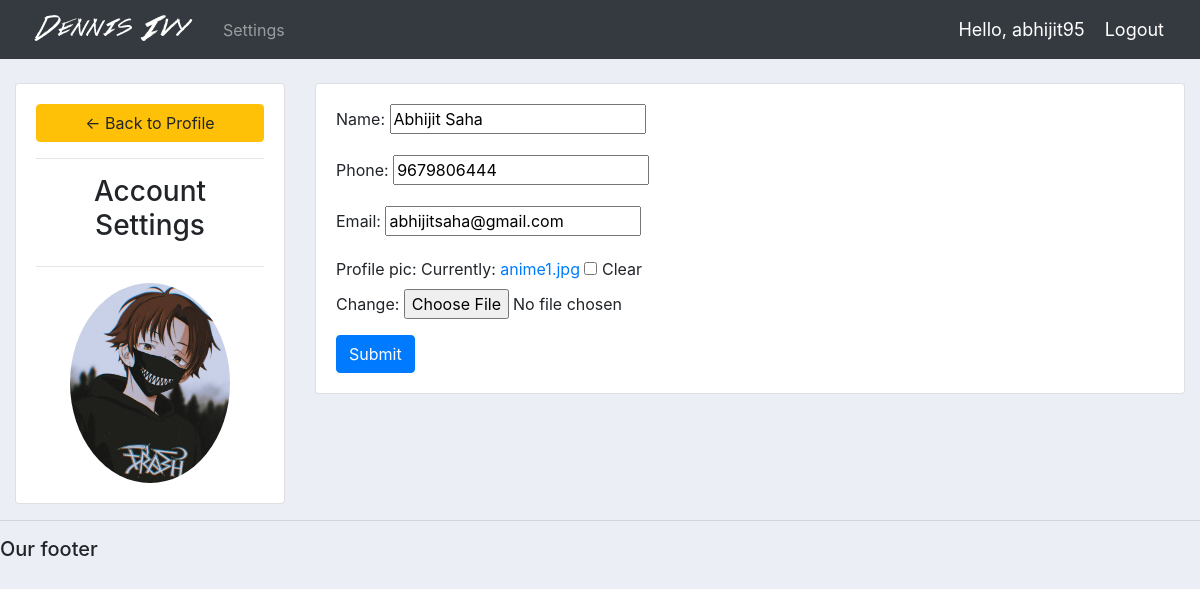
Screenshot of /account/ (signed in) with the database file from the repository.
### basicapp/models.py (models this page shows, shortened)
class Customer(models.Model):
    user = models.OneToOneField(User, null=True,blank=True, on_delete=models.CASCADE)
    name = models.CharField(max_length=200, null=True)
    phone = models.CharField(max_length=200, null=True)
    email = models.EmailField(max_length=200, null=True)
    profile_pic = models.ImageField(default="dummy1.jpg",null=True,blank=True)
    date_created = models.DateTimeField(auto_now_add=True, null=True)

### basicapp/decorators.py (the view)
        def wrapper_func(request,*args,**kwargs):
            group = None
            if request.user.groups.exists():
                group = request.user.groups.all()[0].name
            if group in allowed_roles:
                return view_func(request,*args,**kwargs)
            else:
                return HttpResponse("You're not allowed to view this page")

### basicapp/forms.py
class CustomerForm(ModelForm):
	class Meta:
		model = Customer
		fields = '__all__'
		exclude = ['user']

### basicapp/views.py (called while the page is built)
@login_required(login_url='login')
@allowed_users(allowed_roles=['customer'])
def accountSettings(request):
	customer = request.user.customer
	form = CustomerForm(instance=customer)
	if request.method == 'POST':
		form = CustomerForm(request.POST, request.FILES,instance=customer)
		if form.is_valid():
			form.save()
	context = {'form':form}
	return render(request, 'basicapp/account_settings.html', context)

### basicapp/templates/basicapp/account_settings.html (shortened to what this page needs)
{%  extends 'basicapp/main.html' %}
{% load static %}
{% block content %}
<br>
<div class="row">
	<div class="col-md-3">
		<div class="card card-body">
			<a class="btn btn-warning" href="{% url 'home' %}"> &#8592; Back to Profile</a>
			<hr>
			<h3 style="text-align: center">Account Settings</h3>
			<hr>
			<img class="profile-pic" src="{{request.user.customer.profile_pic.url}}" >
		</div>
	</div>
	<div class="col-md-9">
		<div class="card card-body">
			<form method="POST" action="" enctype="multipart/form-data">
        {{form.as_p}}
			<input class="btn btn-primary" type="submit" name="Update Information">
			</form>
		</div>
	</div>
</div>
{% endblock %}

### basicapp/templates/basicapp/navbar.html (shortened to what this page needs)
{% load static %}
<nav class="navbar navbar-expand-lg navbar-dark bg-dark">
  <img src="{% static 'images/logo.png' %}" alt="Gourab Sarkar">
  <div class="collapse navbar-collapse" id="navbarNav">
    <ul class="navbar-nav">
      {% if request.user.is_staff %}
        <li class="nav-item active">
          <a class="nav-link" href="{% url 'home' %}">Dashboard</a>
        </li>
        <li class="nav-item">
          <a class="nav-link" href="{% url 'products' %}">Products</a>
        </li>
        {% else %}
       <li class="nav-item">
        <a class="nav-link" href="{% url 'account' %}">Settings</a>
      </li>
      {% endif %}
    </ul>
  </div>
  <span class="vodor" >Hello, {{ request.user }}</span>
  <span ><a class="vodor" href="{% url 'logout' %}">Logout</a></span>
</nav>

### static/css/main.css (style rules this page uses)
body { background-color: #ebeff5; }

### basicapp/templates/basicapp/navbar.html (style rules this page uses)
.vodor { font-size: 18px; color: #fff; margin-right: 20px; }

### basicapp/templates/basicapp/account_settings.html (style rules this page uses)
.profile-pic { max-width: 200px; max-height:200px; margin: 0 auto; border-radius: 50%; }

### rows the page displays
Customer: name "Abhijit Saha", phone "9679806444", email "abhijitsaha@gmail.com"

### other values shown
{{ request.user }} "abhijit95"
